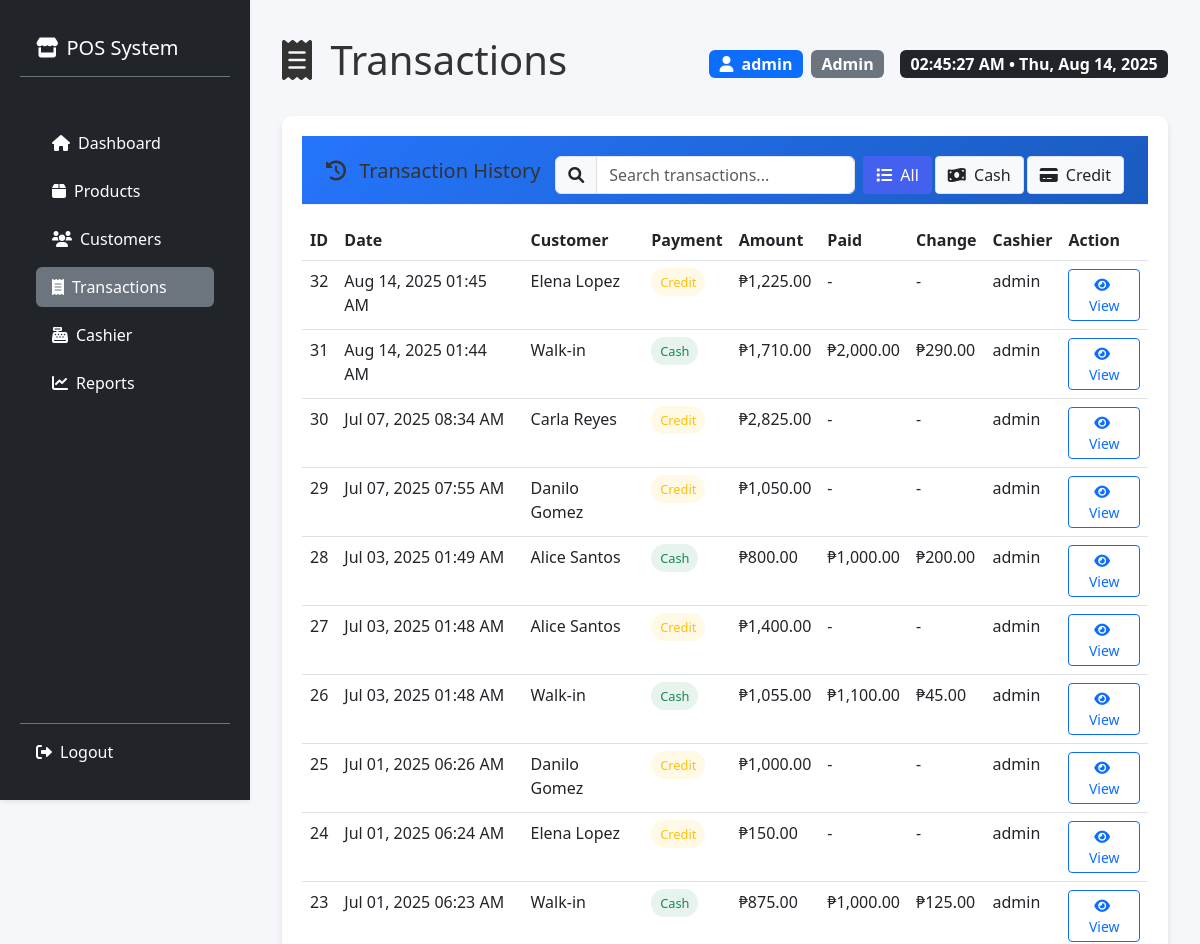
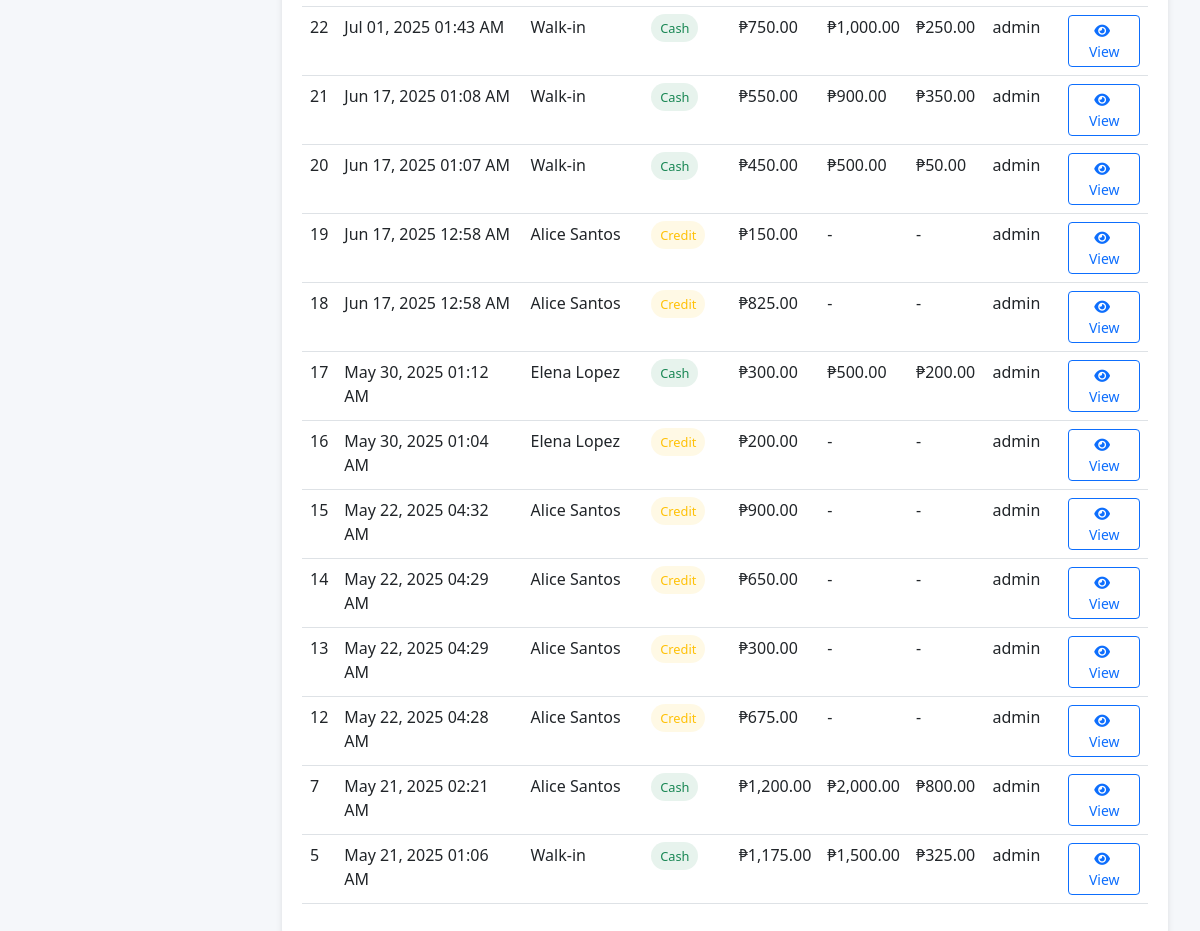
The page /transactions.php (signed in) on the database its author committed (2 pictures, top to bottom).
### tables this page shows
CREATE TABLE `transactions` (
  `TransactionID` int(11) NOT NULL,
  `CustomerID` int(11) DEFAULT NULL,
  `UserID` int(11) NOT NULL,
  `TotalAmount` decimal(10,2) NOT NULL CHECK (`TotalAmount` >= 0),
  `AmountTendered` decimal(10,2) NOT NULL DEFAULT 0.00,
  `ChangeDue` decimal(10,2) NOT NULL DEFAULT 0.00,
  `PaymentMethod` enum('cash','credit','card','mobile') DEFAULT 'cash',
  `TransactionDate` timestamp NOT NULL DEFAULT current_timestamp(),
  `Notes` text DEFAULT NULL,
  `Status` enum('completed','voided','refunded') DEFAULT 'completed',
  `CreditCleared` tinyint(1) DEFAULT 0,
  `IsCleared` tinyint(1) DEFAULT 0,
  `ClearedDate` datetime DEFAULT NULL,
  `ClearedBy` int(11) DEFAULT NULL
);

CREATE TABLE `customers` (
  `CustomerID` int(11) NOT NULL,
  `CustomerName` varchar(100) NOT NULL,
  `Email` varchar(100) DEFAULT NULL,
  `Phone` varchar(20) DEFAULT NULL,
  `Address` text DEFAULT NULL,
  `CreditLimit` decimal(10,2) DEFAULT 0.00,
  `Balance` decimal(10,2) DEFAULT 0.00,
  `Notes` text DEFAULT NULL,
  `CreatedAt` timestamp NOT NULL DEFAULT current_timestamp(),
  `UpdatedAt` timestamp NOT NULL DEFAULT current_timestamp() ON UPDATE current_timestamp()
);

CREATE TABLE `users` (
  `UserID` int(11) NOT NULL,
  `Username` varchar(50) NOT NULL,
  `Password` varchar(255) NOT NULL,
  `Role` enum('admin','cashier') NOT NULL DEFAULT 'cashier',
  `LastLogin` datetime DEFAULT NULL,
  `FailedAttempts` int(11) DEFAULT 0,
  `LastAttemptIP` varchar(45) DEFAULT NULL,
  `IsLocked` tinyint(1) DEFAULT 0,
  `CreatedAt` timestamp NOT NULL DEFAULT current_timestamp(),
  `UpdatedAt` timestamp NOT NULL DEFAULT current_timestamp() ON UPDATE current_timestamp()
);

### transactions.php (the view, shortened to what this page needs)
<?php
include 'db.php';
$transactionDetails = [];
try {
    $transactions = $conn->query("
        SELECT t.TransactionID, t.TransactionDate, c.CustomerName,
               t.TotalAmount, t.PaymentMethod, t.AmountTendered, t.ChangeDue,
               u.Username as CashierName
        FROM Transactions t
        LEFT JOIN Customers c ON t.CustomerID = c.CustomerID
        JOIN Users u ON t.UserID = u.UserID
        ORDER BY t.TransactionDate DESC
    ")->fetchAll();
} catch (PDOException $e) {
    error_log("Error fetching transactions: " . $e->getMessage());
    die("Error fetching transactions. Please try again later.");
}
?>
<!DOCTYPE html>
<html lang="en">
<head>
    <link href="https://cdn.jsdelivr.net/npm/bootstrap@5.3.0/dist/css/bootstrap.min.css" rel="stylesheet">
    <link href="https://cdnjs.cloudflare.com/ajax/libs/font-awesome/6.0.0-beta3/css/all.min.css" rel="stylesheet">
    <link href="styles.css" rel="stylesheet">
</head>
<body>
    <?php include 'sidebar.php'; ?>
    <div class="main-content">
        <div class="container-fluid py-3">
            <div class="d-flex flex-wrap justify-content-between align-items-center mb-4 gap-2">
                <h1><i class="fas fa-receipt me-2"></i> Transactions</h1>
                <div class="d-flex align-items-center">
                    <div class="me-3">
                        <span class="badge bg-primary fs-6">
                            <i class="fas fa-user me-1"></i> <?= htmlspecialchars($_SESSION['username'] ?? 'User') ?>
                        </span>
                        <span class="badge bg-secondary fs-6 ms-1">
                            <?= htmlspecialchars(ucfirst($_SESSION['role'] ?? 'Role')) ?>
                        </span>
                    </div>
                    <div id="current-time" class="badge bg-dark fs-6"></div>
                </div>
            </div>
            <div class="transactions-container">
                <?php if (!empty($transactionDetails)): ?>
                    <div class="transactions-panel">
                        <div class="transaction-header">
                            <h5>
                                <i class="fas fa-receipt me-2"></i>
                                Transaction #<?= $transactionDetails['TransactionID'] ?>
                            </h5>
                            <div>
                                <a href="transactions.php" class="btn btn-sm btn-outline-secondary me-2">
                                    <i class="fas fa-arrow-left me-1"></i> Back
                                </a>
                                <button onclick="printReceipt()" class="btn btn-sm btn-primary">
                                    <i class="fas fa-print me-1"></i> Print
                                </button>
                            </div>
                        </div>
                        <div class="mb-4">
                            <div class="row">
                                <div class="col-md-6">
                                    <h6>Customer Information</h6>
                                    <p class="mb-1">
                                        <strong><?= htmlspecialchars($transactionDetails['CustomerName'] ?? 'Walk-in Customer') ?></strong>
                                    </p>
                                    <?php if (!empty($transactionDetails['Email'])): ?>
                                        <p class="mb-1">
                                            <i class="fas fa-envelope me-2"></i>
                                            <?= htmlspecialchars($transactionDetails['Email']) ?>
                                        </p>
                                    <?php endif; ?>
                                    <?php if (!empty($transactionDetails['Phone'])): ?>
                                        <p class="mb-1">
                                            <i class="fas fa-phone me-2"></i>
                                            <?= htmlspecialchars($transactionDetails['Phone']) ?>
                                        </p>
                                    <?php endif; ?>
                                </div>
                                <div class="col-md-6">
                                    <h6>Transaction Details</h6>
                                    <p class="mb-1">
                                        <i class="fas fa-calendar me-2"></i>
                                        <?= date('M d, Y h:i A', strtotime($transactionDetails['TransactionDate'])) ?>
                                    </p>
                                    <p class="mb-1">
                                        <i class="fas fa-user-tag me-2"></i>
                                        <?= htmlspecialchars($transactionDetails['CashierName']) ?>
                                    </p>
                                    <p class="mb-1">
                                        <i class="fas fa-money-bill-wave me-2"></i>
                                        <span class="payment-badge payment-<?= strtolower($transactionDetails['PaymentMethod']) ?>">
                                            <?= ucfirst($transactionDetails['PaymentMethod']) ?>
                                        </span>
                                    </p>
                                </div>
                            </div>
                        </div>
                        <h6>Items Purchased</h6>
                        <div class="transaction-items">
                            <?php foreach ($transactionDetails['items'] as $item): ?>
                                <div class="transaction-item">
                                    <div class="transaction-item-info">
                                        <div class="transaction-item-name">
                                            <?= htmlspecialchars($item['ProductName']) ?>
                                        </div>
                                        <div class="transaction-item-meta">
                                            <?= $item['Barcode'] ? 'Barcode: ' . htmlspecialchars($item['Barcode']) : '' ?>
                                        </div>
                                    </div>
                                    <div class="transaction-item-qty">
                                        <span><?= $item['Quantity'] ?> × ₱<?= number_format($item['Price'], 2) ?></span>
                                        <span class="transaction-item-price">
                                            ₱<?= number_format($item['Price'] * $item['Quantity'], 2) ?>
                                        </span>
                                    </div>
                                </div>
                            <?php endforeach; ?>
                        </div>
                        <div class="transaction-totals">
                            <?php if ($transactionDetails['PaymentMethod'] === 'cash'): ?>
                                <div class="mb-1">
                                    <span>Amount Paid: </span>
                                    <span class="transaction-amount">₱<?= number_format($transactionDetails['AmountTendered'], 2) ?></span>
                                </div>
                                <div class="mb-1">
                                    <span>Change: </span>
                                    <span class="transaction-change">₱<?= number_format($transactionDetails['ChangeDue'], 2) ?></span>
                                </div>
                            <?php endif; ?>
                            <div>
                                <span>Total: </span>
                                <span class="transaction-total">₱<?= number_format($transactionDetails['TotalAmount'], 2) ?></span>
                            </div>
                        </div>
                    </div>
                <?php else: ?>
                    <div class="transactions-panel">
                        <div class="transaction-header">
                            <h5><i class="fas fa-history me-2"></i> Transaction History</h5>
                            <div class="d-flex gap-2 flex-wrap">
                                <div class="input-group" style="width: 300px;">
                                    <span class="input-group-text"><i class="fas fa-search"></i></span>
                                    <input type="text" class="form-control" placeholder="Search transactions..." id="searchInput">
                                </div>
                                <div class="btn-group">
                                    <button class="btn btn-primary filter-btn active" data-filter="all">
                                        <i class="fas fa-list me-1"></i> All
                                    </button>
                                    <button class="btn btn-success filter-btn" data-filter="cash">
                                        <i class="fas fa-money-bill-wave me-1"></i> Cash
                                    </button>
                                    <button class="btn btn-warning filter-btn" data-filter="credit">
                                        <i class="fas fa-credit-card me-1"></i> Credit
                                    </button>
                                </div>
                            </div>
                        </div>
                        <div class="table-responsive">
                            <table class="table table-hover">
                                <thead>
                                    <tr>
                                        <th>ID</th>
                                        <th>Date</th>
                                        <th>Customer</th>
                                        <th>Payment</th>
                                        <th>Amount</th>
                                        <th>Paid</th>
                                        <th>Change</th>
                                        <th>Cashier</th>
                                        <th>Action</th>
                                    </tr>
                                </thead>
                                <tbody>
                                    <?php if (!empty($transactions)): ?>
                                        <?php foreach ($transactions as $transaction): ?>
                                            <tr>
                                                <td><?= $transaction['TransactionID'] ?></td>
                                                <td><?= date('M d, Y h:i A', strtotime($transaction['TransactionDate'])) ?></td>
                                                <td><?= htmlspecialchars($transaction['CustomerName'] ?? 'Walk-in') ?></td>
                                                <td>
                                                    <span class="payment-badge payment-<?= strtolower($transaction['PaymentMethod']) ?>">
                                                        <?= ucfirst($transaction['PaymentMethod']) ?>
                                                    </span>
                                                </td>
                                                <td>₱<?= number_format($transaction['TotalAmount'], 2) ?></td>
                                                <td>
                                                    <?php if ($transaction['PaymentMethod'] === 'cash'): ?>
                                                        ₱<?= number_format($transaction['AmountTendered'], 2) ?>
                                                    <?php else: ?>
                                                        -
                                                    <?php endif; ?>
                                                </td>
                                                <td>
                                                    <?php if ($transaction['PaymentMethod'] === 'cash'): ?>
                                                        ₱<?= number_format($transaction['ChangeDue'], 2) ?>
                                                    <?php else: ?>
                                                        -
                                                    <?php endif; ?>
                                                </td>
                                                <td><?= htmlspecialchars($transaction['CashierName']) ?></td>
                                                <td>
                                                    <a href="transactions.php?view_transaction=<?= $transaction['TransactionID'] ?>"
                                                       class="btn btn-sm btn-outline-primary">
                                                        <i class="fas fa-eye me-1"></i> View
                                                    </a>
                                                </td>
                                            </tr>
                                        <?php endforeach; ?>
                                    <?php endif; ?>
                                </tbody>
                            </table>
                        </div>
                    </div>
                <?php endif; ?>
            </div>
        </div>
    </div>
</body>
</html>

### rows shown on the page
transactions: TransactionID "32", TransactionDate "Aug 14, 2025 01:45 AM", CustomerID.CustomerName "Elena Lopez", PaymentMethod "Credit", TotalAmount "1,225.00", UserID.Username "admin"
transactions: TransactionID "31", TransactionDate "Aug 14, 2025 01:44 AM", CustomerName "Walk-in", PaymentMethod "Cash", TotalAmount "1,710.00", AmountTendered "2,000.00", ChangeDue "290.00", UserID.Username "admin"
transactions: TransactionID "30", TransactionDate "Jul 07, 2025 08:34 AM", CustomerID.CustomerName "Carla Reyes", PaymentMethod "Credit", TotalAmount "2,825.00", UserID.Username "admin"
transactions: TransactionID "29", TransactionDate "Jul 07, 2025 07:55 AM", CustomerID.CustomerName "Danilo Gomez", PaymentMethod "Credit", TotalAmount "1,050.00", UserID.Username "admin"
transactions: TransactionID "28", TransactionDate "Jul 03, 2025 01:49 AM", CustomerID.CustomerName "Alice Santos", PaymentMethod "Cash", TotalAmount "800.00", AmountTendered "1,000.00", ChangeDue "200.00", UserID.Username "admin"
transactions: TransactionID "27", TransactionDate "Jul 03, 2025 01:48 AM", CustomerID.CustomerName "Alice Santos", PaymentMethod "Credit", TotalAmount "1,400.00", UserID.Username "admin"
transactions: TransactionID "26", TransactionDate "Jul 03, 2025 01:48 AM", CustomerName "Walk-in", PaymentMethod "Cash", TotalAmount "1,055.00", AmountTendered "1,100.00", ChangeDue "45.00", UserID.Username "admin"
transactions: TransactionID "25", TransactionDate "Jul 01, 2025 06:26 AM", CustomerID.CustomerName "Danilo Gomez", PaymentMethod "Credit", TotalAmount "1,000.00", UserID.Username "admin"
transactions: TransactionID "24", TransactionDate "Jul 01, 2025 06:24 AM", CustomerID.CustomerName "Elena Lopez", PaymentMethod "Credit", TotalAmount "150.00", UserID.Username "admin"
transactions: TransactionID "23", TransactionDate "Jul 01, 2025 06:23 AM", CustomerName "Walk-in", PaymentMethod "Cash", TotalAmount "875.00", AmountTendered "1,000.00", ChangeDue "125.00", UserID.Username "admin"
transactions: TransactionID "22", TransactionDate "Jul 01, 2025 01:43 AM", CustomerName "Walk-in", PaymentMethod "Cash", TotalAmount "750.00", AmountTendered "1,000.00", ChangeDue "250.00", UserID.Username "admin"
transactions: TransactionID "21", TransactionDate "Jun 17, 2025 01:08 AM", CustomerName "Walk-in", PaymentMethod "Cash", TotalAmount "550.00", AmountTendered "900.00", ChangeDue "350.00", UserID.Username "admin"
transactions: TransactionID "20", TransactionDate "Jun 17, 2025 01:07 AM", CustomerName "Walk-in", PaymentMethod "Cash", TotalAmount "450.00", AmountTendered "500.00", ChangeDue "50.00", UserID.Username "admin"
transactions: TransactionID "19", TransactionDate "Jun 17, 2025 12:58 AM", CustomerID.CustomerName "Alice Santos", PaymentMethod "Credit", TotalAmount "150.00", UserID.Username "admin"
transactions: TransactionID "18", TransactionDate "Jun 17, 2025 12:58 AM", CustomerID.CustomerName "Alice Santos", PaymentMethod "Credit", TotalAmount "825.00", UserID.Username "admin"
transactions: TransactionID "17", TransactionDate "May 30, 2025 01:12 AM", CustomerID.CustomerName "Elena Lopez", PaymentMethod "Cash", TotalAmount "300.00", AmountTendered "500.00", ChangeDue "200.00", UserID.Username "admin"
transactions: TransactionID "16", TransactionDate "May 30, 2025 01:04 AM", CustomerID.CustomerName "Elena Lopez", PaymentMethod "Credit", TotalAmount "200.00", UserID.Username "admin"
transactions: TransactionID "15", TransactionDate "May 22, 2025 04:32 AM", CustomerID.CustomerName "Alice Santos", PaymentMethod "Credit", TotalAmount "900.00", UserID.Username "admin"
transactions: TransactionID "14", TransactionDate "May 22, 2025 04:29 AM", CustomerID.CustomerName "Alice Santos", PaymentMethod "Credit", TotalAmount "650.00", UserID.Username "admin"
transactions: TransactionID "13", TransactionDate "May 22, 2025 04:29 AM", CustomerID.CustomerName "Alice Santos", PaymentMethod "Credit", TotalAmount "300.00", UserID.Username "admin"
transactions: TransactionID "12", TransactionDate "May 22, 2025 04:28 AM", CustomerID.CustomerName "Alice Santos", PaymentMethod "Credit", TotalAmount "675.00", UserID.Username "admin"
transactions: TransactionID "7", TransactionDate "May 21, 2025 02:21 AM", CustomerID.CustomerName "Alice Santos", PaymentMethod "Cash", TotalAmount "1,200.00", AmountTendered "2,000.00", ChangeDue "800.00", UserID.Username "admin"
transactions: TransactionID "5", TransactionDate "May 21, 2025 01:06 AM", CustomerName "Walk-in", PaymentMethod "Cash", TotalAmount "1,175.00", AmountTendered "1,500.00", ChangeDue "325.00", UserID.Username "admin"

### other values the page prints
$_SESSION['username'] "admin"
$_SESSION['role'] "Admin"
